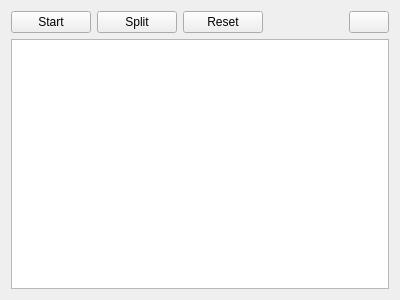
<?xml version="1.0" encoding="UTF-8"?>
<ui version="4.0">
 <class>SkStopWatchCtrl</class>
 <widget class="QWidget" name="SkStopWatchCtrl">
  <property name="geometry">
   <rect>
    <x>0</x>
    <y>0</y>
    <width>400</width>
    <height>300</height>
   </rect>
  </property>
  <property name="windowTitle">
   <string>Form</string>
  </property>
  <layout class="QVBoxLayout" name="verticalLayout_2">
   <item>
    <layout class="QVBoxLayout" name="verticalLayout">
     <item>
      <layout class="QHBoxLayout" name="horizontalLayout">
       <item>
        <widget class="QPushButton" name="pushButton">
         <property name="text">
          <string>Start</string>
         </property>
        </widget>
       </item>
       <item>
        <widget class="QPushButton" name="pushButton_2">
         <property name="text">
          <string>Split</string>
         </property>
        </widget>
       </item>
       <item>
        <widget class="QPushButton" name="pushButton_3">
         <property name="text">
          <string>Reset</string>
         </property>
        </widget>
       </item>
       <item>
        <spacer name="horizontalSpacer">
         <property name="orientation">
          <enum>Qt::Horizontal</enum>
         </property>
         <property name="sizeHint" stdset="0">
          <size>
           <width>40</width>
           <height>20</height>
          </size>
         </property>
        </spacer>
       </item>
       <item>
        <widget class="QPushButton" name="pushButton_4">
         <property name="text">
          <string/>
         </property>
         <property name="icon">
          <iconset resource="resource.qrc">
           <normaloff>:/res/ico_reset_all.png</normaloff>:/res/ico_reset_all.png</iconset>
         </property>
        </widget>
       </item>
      </layout>
     </item>
     <item>
      <widget class="CSimpleList" name="listWidget"/>
     </item>
    </layout>
   </item>
  </layout>
 </widget>
 <customwidgets>
  <customwidget>
   <class>CSimpleList</class>
   <extends>QListView</extends>
   <header>csimplelist.h</header>
  </customwidget>
 </customwidgets>
 <resources>
  <include location="resource.qrc"/>
 </resources>
 <connections/>
</ui>
